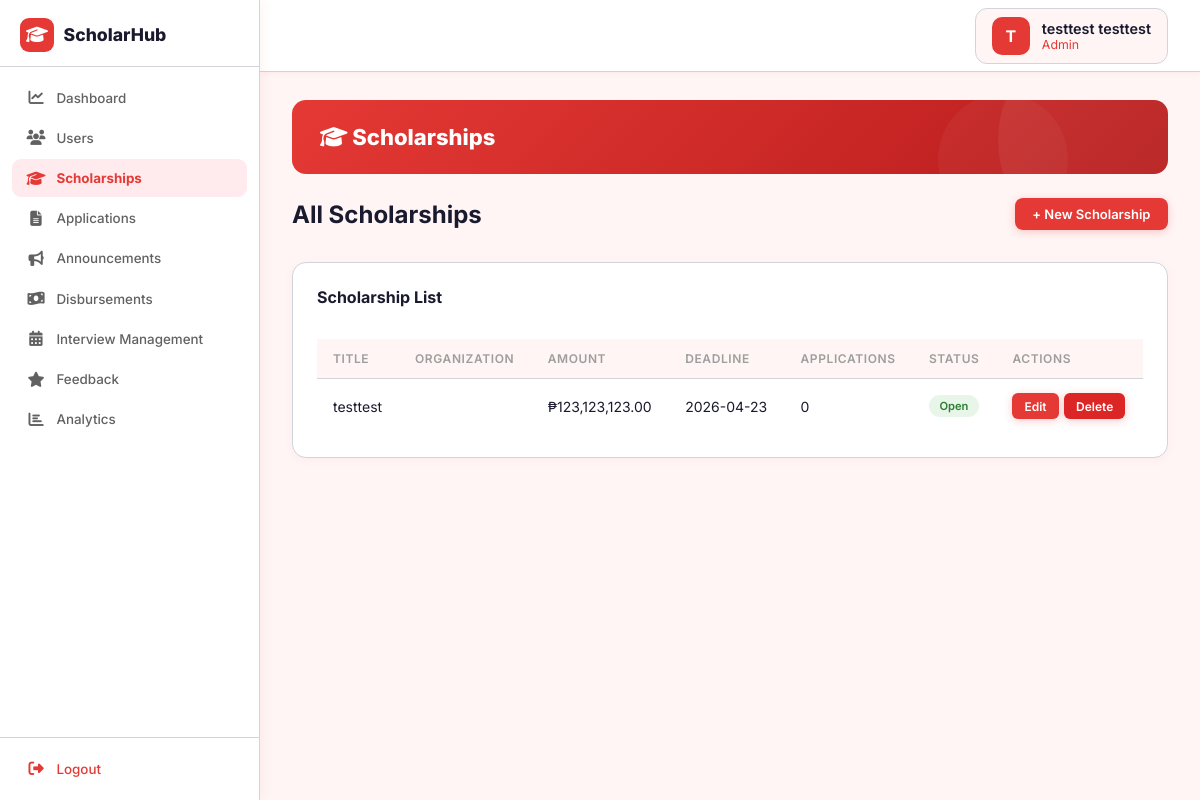
Page /staff/scholarships.php (signed in) on the committed database.
### tables this page shows
CREATE TABLE `users` (
  `id` int(11) NOT NULL,
  `username` varchar(100) NOT NULL,
  `student_id` varchar(50) DEFAULT NULL COMMENT 'Student ID number - used as username for students',
  `password` varchar(255) NOT NULL,
  `first_name` varchar(100) NOT NULL,
  `last_name` varchar(100) NOT NULL,
  `email` varchar(150) NOT NULL,
  `phone` varchar(50) DEFAULT NULL,
  `address` text DEFAULT NULL,
  `profile_picture` varchar(500) DEFAULT NULL,
  `role` enum('admin','student','staff') DEFAULT 'student',
  `active` tinyint(1) DEFAULT 1,
  `email_verified` tinyint(1) DEFAULT 0,
  `created_at` datetime DEFAULT current_timestamp(),
  `updated_at` datetime DEFAULT current_timestamp() ON UPDATE current_timestamp()
);

CREATE TABLE `scholarships` (
  `id` int(11) NOT NULL,
  `title` varchar(255) NOT NULL,
  `description` text NOT NULL,
  `organization` varchar(150) NOT NULL,
  `eligibility_requirements` text DEFAULT NULL,
  `renewal_requirements` text DEFAULT NULL,
  `amount` decimal(12,2) DEFAULT NULL,
  `deadline` date DEFAULT NULL,
  `status` enum('open','closed','cancelled') DEFAULT 'open',
  `category` varchar(100) DEFAULT NULL,
  `gpa_requirement` decimal(3,2) DEFAULT NULL,
  `income_requirement` decimal(12,2) DEFAULT NULL,
  `max_scholars` int(11) DEFAULT NULL,
  `auto_close` tinyint(1) DEFAULT 0,
  `archived_at` datetime DEFAULT NULL,
  `created_by` int(11) DEFAULT NULL,
  `created_at` datetime DEFAULT current_timestamp(),
  `updated_at` datetime DEFAULT current_timestamp() ON UPDATE current_timestamp()
);

### helpers/SecurityHelper.php (called while the page is built, shortened)
<?php
function sanitizeString($string) {
    return htmlspecialchars(trim($string), ENT_QUOTES, 'UTF-8');
}

### staff/scholarships.php (the view, shortened to what this page needs)
<?php
require_once __DIR__ . '/../helpers/SecurityHelper.php';
$pdo = getPDO();
$action = $_GET['action'] ?? '';
$scholarships = $pdo->query("
    SELECT s.*, COUNT(a.id) as app_count
    FROM scholarships s
    LEFT JOIN applications a ON a.scholarship_id = s.id
    GROUP BY s.id
    ORDER BY s.created_at DESC
")->fetchAll(PDO::FETCH_ASSOC) ?: [];
$editing = null;
?>
<?php
$base_path = '../';
require_once __DIR__ . '/../includes/modern-header.php';
require_once __DIR__ . '/../includes/modern-sidebar.php';
?>
<div class="page-header">
  <h1><i class="fas fa-graduation-cap"></i> Scholarships</h1>
</div>
<?php if ($action === 'edit' && $editing): ?>
  <div class="content-card">
    <h3 style="margin-bottom:1rem;">Edit Scholarship</h3>
    <form method="POST">
      <input type="hidden" name="csrf_token" value="<?= generateCSRFToken() ?>">
      <input type="hidden" name="action" value="update">
      <input type="hidden" name="id" value="<?= $editing['id'] ?>">
      <div class="form-row">
        <div class="form-group">
          <label class="form-label">Title *</label>
          <input type="text" name="title" class="form-input" value="<?= htmlspecialchars($editing['title']) ?>" required>
        </div>
        <div class="form-group">
          <label class="form-label">Organization</label>
          <input type="text" name="organization" class="form-input" value="<?= htmlspecialchars($editing['organization'] ?? '') ?>">
        </div>
      </div>
      <div class="form-group">
        <label class="form-label">Description *</label>
        <textarea name="description" class="form-input" rows="4" required><?= htmlspecialchars($editing['description'] ?? '') ?></textarea>
      </div>
      <div class="form-group">
        <label class="form-label">Eligibility Requirements</label>
        <textarea name="eligibility_requirements" class="form-input" rows="3"><?= htmlspecialchars($editing['eligibility_requirements'] ?? '') ?></textarea>
      </div>
      <div class="form-group">
        <label class="form-label">Renewal Requirements</label>
        <textarea name="renewal_requirements" class="form-input" rows="3"><?= htmlspecialchars($editing['renewal_requirements'] ?? '') ?></textarea>
      </div>
      <div class="form-row">
        <div class="form-group">
          <label class="form-label">Amount (₱)</label>
          <input type="number" name="amount" class="form-input" step="0.01" value="<?= $editing['amount'] ?? 0 ?>">
        </div>
        <div class="form-group">
          <label class="form-label">Deadline *</label>
          <input type="date" name="deadline" class="form-input" value="<?= $editing['deadline'] ?? '' ?>" required>
        </div>
      </div>
      <div class="form-group">
        <label class="form-label">Status *</label>
        <select name="status" class="form-input" required>
          <option value="open" <?= $editing['status'] === 'open' ? 'selected' : '' ?>>Open</option>
          <option value="closed" <?= $editing['status'] === 'closed' ? 'selected' : '' ?>>Closed</option>
          <option value="cancelled" <?= $editing['status'] === 'cancelled' ? 'selected' : '' ?>>Cancelled</option>
        </select>
      </div>
      <div style="display:flex;gap:0.75rem;">
        <button type="submit" class="btn btn-primary">Update Scholarship</button>
        <a href="scholarships.php" class="btn btn-ghost">Cancel</a>
      </div>
    </form>
  </div>
<?php else: ?>
  <div style="display: flex; justify-content: space-between; align-items: center; margin-bottom: var(--space-xl);">
    <h2>All Scholarships</h2>
    <button class="btn btn-primary" onclick="document.getElementById('newForm').style.display = 'block'">+ New Scholarship</button>
  </div>
  <div class="content-card">
    <h3 style="margin-bottom: var(--space-xl);">Scholarship List</h3>
    <?php if (!empty($scholarships)): ?>
      <table class="modern-table">
        <thead>
          <tr>
            <th>Title</th>
            <th>Organization</th>
            <th>Amount</th>
            <th>Deadline</th>
            <th>Applications</th>
            <th>Status</th>
            <th>Actions</th>
          </tr>
        </thead>
        <tbody>
          <?php foreach ($scholarships as $sch): ?>
            <tr>
              <td><?= sanitizeString($sch['title']) ?></td>
              <td><?= sanitizeString($sch['organization'] ?? 'N/A') ?></td>
              <td>₱<?= number_format($sch['amount'] ?? 0, 2) ?></td>
              <td><?= $sch['deadline'] ?? 'N/A' ?></td>
              <td><?= $sch['app_count'] ?? 0 ?></td>
              <td><span class="status-badge status-<?= $sch['status'] ?>"><?= $sch['status'] ?></span></td>
              <td>
                <div style="display:flex;gap:0.35rem;flex-wrap:wrap;align-items:center">
                  <a href="?action=edit&id=<?= $sch['id'] ?>" class="btn btn-primary btn-sm">Edit</a>
                  <form style="display:contents" method="POST" onsubmit="return confirm('Delete this scholarship?');">
                    <button type="submit" class="btn btn-primary btn-sm" style="background:#dc2626">Delete</button>
                  </form>
                </div>
              </td>
            </tr>
          <?php endforeach; ?>
        </tbody>
      </table>
    <?php endif; ?>
  </div>
<?php endif; ?>
<?php require_once __DIR__ . '/../includes/modern-footer.php'; ?>

### includes/modern-header.php (shortened to what this page needs)
<!DOCTYPE html>
<html lang="en">
<head>
  <link rel="stylesheet" href="https://cdnjs.cloudflare.com/ajax/libs/font-awesome/6.5.1/css/all.min.css" />
</head>
<body>
<?php
$navUser   = $_SESSION['user'] ?? [];
$navUserId = $_SESSION['user_id'] ?? 0;
$navPic    = null;
$navName   = 'User';
$navRole   = $navUser['role'] ?? 'student';
if ($navUserId) {
    try {
        $navStmt = $pdo->prepare('SELECT first_name, last_name, profile_picture FROM users WHERE id = :id');
        $navStmt->execute([':id' => $navUserId]);
        $navRow = $navStmt->fetch(PDO::FETCH_ASSOC);
        if ($navRow) {
            $navName = trim(($navRow['first_name'] ?? '') . ' ' . ($navRow['last_name'] ?? '')) ?: ($navUser['username'] ?? 'User');
            $navPic  = !empty($navRow['profile_picture']) && file_exists(__DIR__ . '/../' . $navRow['profile_picture'])
                ? ($base_path ?? '../') . $navRow['profile_picture'] : null;
        }
    } catch (Exception $e) {}
}
?>
<nav class="top-navbar">
  <div class="navbar-right">
    <a href="<?= ($base_path ?? '../') ?><?= $navRole === 'admin' ? 'admin' : ($navRole === 'staff' ? 'staff' : 'students') ?>/profile.php" class="navbar-user" style="text-decoration:none;">
      <div class="navbar-user-avatar">
        <?php if ($navPic): ?>
          <img src="<?= htmlspecialchars($navPic) ?>" alt="Profile">
        <?php else: ?>
          <?= strtoupper(substr($navName, 0, 1)) ?>
        <?php endif; ?>
      </div>
      <div>
        <div class="navbar-user-name"><?= htmlspecialchars($navName) ?></div>
        <div class="navbar-user-role"><?= ucfirst(htmlspecialchars($navRole)) ?></div>
      </div>
    </a>
  </div>
</nav>

### includes/modern-header.php (style rules this page uses)
*, *::before, *::after { margin: 0; padding: 0; box-sizing: border-box; }
html { -webkit-font-smoothing: antialiased; }
body { font-family: 'Inter', -apple-system, BlinkMacSystemFont, 'Segoe UI', sans-serif; background: #FFF5F5; color: #1a1a2e; opacity: 0; animation: pageLoad 0.18s ease 0.02s forwards; }
.top-navbar { position: fixed; top: 0; left: 260px; right: 0; height: 72px; background: #fff; border-bottom: 1px solid #D1D5DB; display: flex; align-items: center; justify-content: space-between; padding: 0 2rem; z-index: 200; box-shadow: 0 1px 6px rgba(229,57,53,0.07); }
.navbar-right { display: flex; align-items: center; gap: 1rem; }
.navbar-user { display: flex; align-items: center; gap: 0.75rem; background: #FFF5F5; border: 1.5px solid #D1D5DB; border-radius: 12px; padding: 0.5rem 1rem; cursor: pointer; }
.navbar-user-avatar { width: 38px; height: 38px; border-radius: 10px; background: #E53935; color: #fff; display: flex; align-items: center; justify-content: center; font-size: 1rem; font-weight: 700; flex-shrink: 0; overflow: hidden; }
.navbar-user-name { font-size: 0.9rem; font-weight: 600; color: #1a1a2e; }
.navbar-user-role { font-size: 0.775rem; color: #E53935; }
.page-header { background: linear-gradient(135deg, #E53935 0%, #B71C1C 100%); border-radius: 14px; padding: 1.5rem 1.75rem; margin-bottom: 1.5rem; position: relative; overflow: hidden; display: flex; align-items: center; justify-content: space-between; flex-wrap: wrap; gap: 1rem; }
.page-header::before { content: ''; position: absolute; width: 220px; height: 220px; border-radius: 50%; background: rgba(255,255,255,0.06); top: -70px; right: -50px; pointer-events: none; }
.page-header::after { content: ''; position: absolute; width: 130px; height: 130px; border-radius: 50%; background: rgba(255,255,255,0.04); bottom: -50px; right: 100px; pointer-events: none; }
.page-header h1, .page-header h2 { font-size: 1.375rem; font-weight: 800; color: #fff; margin: 0; position: relative; z-index: 1; }
.content-card { background: #fff; border-radius: 14px; padding: 1.5rem; border: 1.5px solid #D1D5DB; box-shadow: 0 2px 8px rgba(229,57,53,0.05); margin-bottom: 1.5rem; }
.content-card h3 { font-size: 1rem; font-weight: 700; color: #1a1a2e; margin-bottom: 1rem; }
.modern-table { width: 100%; border-collapse: collapse; font-size: 0.875rem; }
.modern-table thead th { background: #FFF5F5; color: #9E9E9E; font-weight: 600; font-size: 0.75rem; text-transform: uppercase; letter-spacing: 0.05em; padding: 0.75rem 1rem; text-align: left; border-bottom: 1.5px solid #D1D5DB; }
.modern-table tbody td { padding: 0.875rem 1rem; border-bottom: 1px solid #F3F4F6; color: #1a1a2e; vertical-align: middle; }
.modern-table tbody tr:last-child td { border-bottom: none; }
.status-badge { display: inline-flex; align-items: center; gap: 0.3rem; padding: 0.25rem 0.65rem; border-radius: 999px; font-size: 0.7rem; font-weight: 600; text-transform: capitalize; }
.status-approved, .status-active, .status-open { background: #E8F5E9; color: #2E7D32; }
.btn { display: inline-flex; align-items: center; justify-content: center; gap: 0.4rem; padding: 0.5rem 1.1rem; border-radius: 8px; font-size: 0.8125rem; font-weight: 600; border: none; cursor: pointer; font-family: inherit; text-decoration: none; transition: all 0.15s ease; white-space: nowrap; }
.btn-primary { background: #E53935; color: #fff; box-shadow: 0 2px 8px rgba(229,57,53,0.25); }
.btn-sm { padding: 0.35rem 0.75rem; font-size: 0.75rem; border-radius: 6px; }
:root { --space-xs:0.25rem;--space-sm:0.5rem;--space-md:1rem;--space-lg:1.5rem;--space-xl:2rem;--space-2xl:3rem;--space-3xl:4rem; --r-sm:6px;--r-md:8px;--r-lg:12px;--r-xl:16px;--r-full:9999px; --gray-50:#fafafa;--gray-100:#f5f5f5;--gray-200:#D1D5DB;--gray-700:#616161;--gray-900:#1a1a2e; --peach:#E53935;--peach-ghost:#FFF5F5;--peach-pale:#FFEBEE;--red-primary:#E53935;--red-dark:#B71C1C; }

### rows in the picture
users: substr($navName, 0, 1) "T", navName "testtest testtest"
scholarships: title "testtest", amount "123,123,123.00", deadline "2026-04-23", app_count "0", status "Open"

### other values in the picture
$navRole "Admin"
